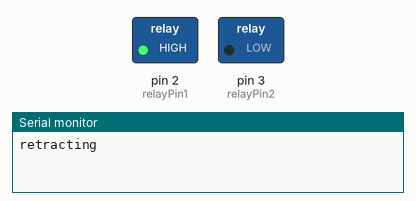
Recording of a sketch running on a simulated Arduino Uno, built with avr-gcc and run on an emulated ATmega328P. Shown: switched loads named in the sketch (green lamp = pin HIGH), the last lines printed to the serial monitor.

Above: at 2.5 s.
At 7.5 s:
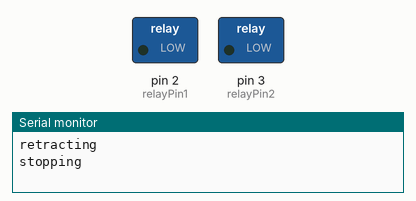
At 12.0 s:
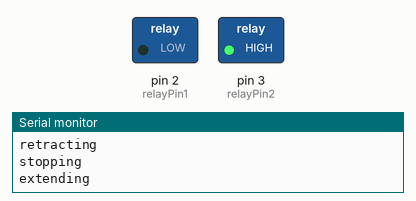
Timing chart, 0 to 18.2 s (numbered marks = the images above):
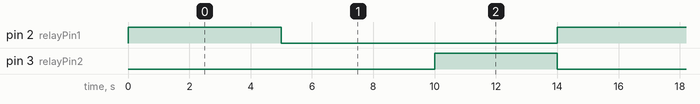

Measured:
- by itself, pin 2 (relayPin1): alternates HIGH for 5.0 s and LOW for 9.0 s
- by itself, pin 3 (relayPin2): alternates HIGH for 4.0 s and LOW for 10.0 s
- by itself, everything shown: repeats every 14.0 s, in 3 steps

The sketch:

linearActuator.ino
```cpp
/*
  TEST FILE FOR THE LINEAR ACTUATOR SYSTEM: All the functions related to the linear actuator can be tested here
*/

const int relayPin1 = 2;
const int relayPin2 = 3;


void setup(){
  Serial.begin(9600);
  pinMode(relayPin1, OUTPUT);
  pinMode(relayPin2, OUTPUT);
}


void loop(){
  //extend
  digitalWrite(relayPin1, HIGH);
  digitalWrite(relayPin2, LOW);
  Serial.println("retracting");
  delay(5000);

  //stop in place
  digitalWrite(relayPin1, LOW);
  digitalWrite(relayPin2, LOW);
  Serial.println("stopping");
  delay(5000);

  //retract
  digitalWrite(relayPin1, LOW);
  digitalWrite(relayPin2, HIGH);
  Serial.println("extending");
  delay(4000);
}
```
